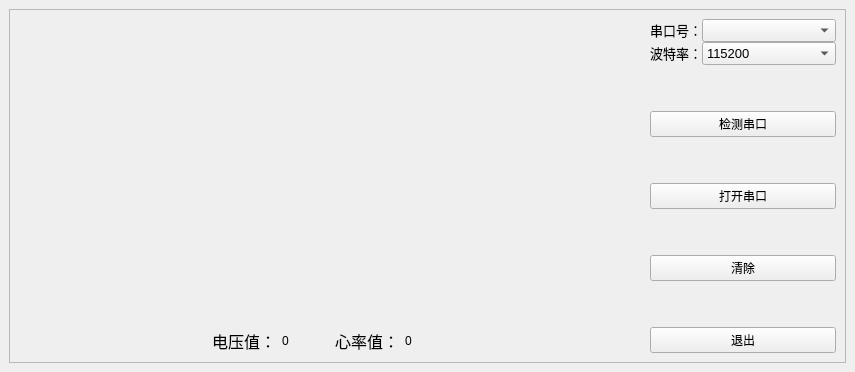
<?xml version="1.0" encoding="UTF-8"?>
<ui version="4.0">
 <class>SerialPort</class>
 <widget class="QMainWindow" name="SerialPort">
  <property name="geometry">
   <rect>
    <x>0</x>
    <y>0</y>
    <width>855</width>
    <height>372</height>
   </rect>
  </property>
  <property name="sizePolicy">
   <sizepolicy hsizetype="Fixed" vsizetype="Fixed">
    <horstretch>0</horstretch>
    <verstretch>0</verstretch>
   </sizepolicy>
  </property>
  <property name="windowTitle">
   <string>SerialPort</string>
  </property>
  <widget class="QWidget" name="centralwidget">
   <layout class="QHBoxLayout" name="horizontalLayout_7">
    <item>
     <widget class="QFrame" name="frame">
      <property name="frameShape">
       <enum>QFrame::StyledPanel</enum>
      </property>
      <property name="frameShadow">
       <enum>QFrame::Raised</enum>
      </property>
      <layout class="QHBoxLayout" name="horizontalLayout_9">
       <item>
        <layout class="QHBoxLayout" name="horizontalLayout_8">
         <item>
          <layout class="QVBoxLayout" name="verticalLayout_2">
           <item>
            <widget class="QCustomPlot" name="widget" native="true">
             <property name="sizePolicy">
              <sizepolicy hsizetype="Expanding" vsizetype="Expanding">
               <horstretch>0</horstretch>
               <verstretch>0</verstretch>
              </sizepolicy>
             </property>
             <property name="minimumSize">
              <size>
               <width>625</width>
               <height>261</height>
              </size>
             </property>
             <property name="baseSize">
              <size>
               <width>440</width>
               <height>270</height>
              </size>
             </property>
             <property name="autoFillBackground">
              <bool>false</bool>
             </property>
            </widget>
           </item>
           <item>
            <layout class="QHBoxLayout" name="horizontalLayout_6">
             <item>
              <spacer name="horizontalSpacer_3">
               <property name="orientation">
                <enum>Qt::Horizontal</enum>
               </property>
               <property name="sizeHint" stdset="0">
                <size>
                 <width>40</width>
                 <height>20</height>
                </size>
               </property>
              </spacer>
             </item>
             <item>
              <layout class="QHBoxLayout" name="horizontalLayout_5">
               <item>
                <layout class="QHBoxLayout" name="horizontalLayout_3">
                 <item>
                  <widget class="QLabel" name="label_4">
                   <property name="font">
                    <font>
                     <pointsize>12</pointsize>
                    </font>
                   </property>
                   <property name="text">
                    <string>电压值：</string>
                   </property>
                  </widget>
                 </item>
                 <item>
                  <widget class="QLabel" name="lbl_volt">
                   <property name="sizePolicy">
                    <sizepolicy hsizetype="Expanding" vsizetype="Preferred">
                     <horstretch>0</horstretch>
                     <verstretch>0</verstretch>
                    </sizepolicy>
                   </property>
                   <property name="text">
                    <string>0</string>
                   </property>
                  </widget>
                 </item>
                 <item>
                  <spacer name="horizontalSpacer_2">
                   <property name="orientation">
                    <enum>Qt::Horizontal</enum>
                   </property>
                   <property name="sizeHint" stdset="0">
                    <size>
                     <width>40</width>
                     <height>20</height>
                    </size>
                   </property>
                  </spacer>
                 </item>
                </layout>
               </item>
               <item>
                <layout class="QHBoxLayout" name="horizontalLayout_4">
                 <item>
                  <widget class="QLabel" name="label_3">
                   <property name="font">
                    <font>
                     <pointsize>12</pointsize>
                    </font>
                   </property>
                   <property name="text">
                    <string>心率值：</string>
                   </property>
                  </widget>
                 </item>
                 <item>
                  <widget class="QLabel" name="lbl_pulse">
                   <property name="sizePolicy">
                    <sizepolicy hsizetype="Expanding" vsizetype="Preferred">
                     <horstretch>0</horstretch>
                     <verstretch>0</verstretch>
                    </sizepolicy>
                   </property>
                   <property name="text">
                    <string>0</string>
                   </property>
                  </widget>
                 </item>
                 <item>
                  <spacer name="horizontalSpacer">
                   <property name="orientation">
                    <enum>Qt::Horizontal</enum>
                   </property>
                   <property name="sizeHint" stdset="0">
                    <size>
                     <width>40</width>
                     <height>20</height>
                    </size>
                   </property>
                  </spacer>
                 </item>
                </layout>
               </item>
              </layout>
             </item>
             <item>
              <spacer name="horizontalSpacer_4">
               <property name="orientation">
                <enum>Qt::Horizontal</enum>
               </property>
               <property name="sizeHint" stdset="0">
                <size>
                 <width>40</width>
                 <height>20</height>
                </size>
               </property>
              </spacer>
             </item>
            </layout>
           </item>
          </layout>
         </item>
         <item>
          <layout class="QVBoxLayout" name="verticalLayout">
           <property name="spacing">
            <number>0</number>
           </property>
           <item>
            <layout class="QHBoxLayout" name="horizontalLayout">
             <item>
              <widget class="QLabel" name="label">
               <property name="sizePolicy">
                <sizepolicy hsizetype="Fixed" vsizetype="Fixed">
                 <horstretch>0</horstretch>
                 <verstretch>0</verstretch>
                </sizepolicy>
               </property>
               <property name="font">
                <font>
                 <pointsize>10</pointsize>
                </font>
               </property>
               <property name="text">
                <string>串口号：</string>
               </property>
              </widget>
             </item>
             <item>
              <widget class="QComboBox" name="portnameBox">
               <property name="font">
                <font>
                 <pointsize>10</pointsize>
                </font>
               </property>
              </widget>
             </item>
            </layout>
           </item>
           <item>
            <layout class="QHBoxLayout" name="horizontalLayout_2">
             <item>
              <widget class="QLabel" name="label_2">
               <property name="sizePolicy">
                <sizepolicy hsizetype="Fixed" vsizetype="Fixed">
                 <horstretch>0</horstretch>
                 <verstretch>0</verstretch>
                </sizepolicy>
               </property>
               <property name="font">
                <font>
                 <pointsize>10</pointsize>
                </font>
               </property>
               <property name="text">
                <string>波特率：</string>
               </property>
              </widget>
             </item>
             <item>
              <widget class="QComboBox" name="baudrateBox">
               <property name="sizePolicy">
                <sizepolicy hsizetype="Expanding" vsizetype="Fixed">
                 <horstretch>0</horstretch>
                 <verstretch>0</verstretch>
                </sizepolicy>
               </property>
               <property name="font">
                <font>
                 <pointsize>10</pointsize>
                </font>
               </property>
               <property name="currentIndex">
                <number>2</number>
               </property>
               <item>
                <property name="text">
                 <string>1200</string>
                </property>
               </item>
               <item>
                <property name="text">
                 <string>9600</string>
                </property>
               </item>
               <item>
                <property name="text">
                 <string>115200</string>
                </property>
               </item>
               <item>
                <property name="text">
                 <string>921600</string>
                </property>
               </item>
              </widget>
             </item>
            </layout>
           </item>
           <item>
            <spacer name="verticalSpacer">
             <property name="orientation">
              <enum>Qt::Vertical</enum>
             </property>
             <property name="sizeHint" stdset="0">
              <size>
               <width>20</width>
               <height>40</height>
              </size>
             </property>
            </spacer>
           </item>
           <item>
            <widget class="QPushButton" name="btn_checkport">
             <property name="sizePolicy">
              <sizepolicy hsizetype="Expanding" vsizetype="Fixed">
               <horstretch>0</horstretch>
               <verstretch>0</verstretch>
              </sizepolicy>
             </property>
             <property name="text">
              <string>检测串口</string>
             </property>
            </widget>
           </item>
           <item>
            <spacer name="verticalSpacer_2">
             <property name="orientation">
              <enum>Qt::Vertical</enum>
             </property>
             <property name="sizeHint" stdset="0">
              <size>
               <width>20</width>
               <height>40</height>
              </size>
             </property>
            </spacer>
           </item>
           <item>
            <widget class="QPushButton" name="btn_openport">
             <property name="sizePolicy">
              <sizepolicy hsizetype="Expanding" vsizetype="Fixed">
               <horstretch>0</horstretch>
               <verstretch>0</verstretch>
              </sizepolicy>
             </property>
             <property name="text">
              <string>打开串口</string>
             </property>
            </widget>
           </item>
           <item>
            <spacer name="verticalSpacer_3">
             <property name="orientation">
              <enum>Qt::Vertical</enum>
             </property>
             <property name="sizeHint" stdset="0">
              <size>
               <width>20</width>
               <height>40</height>
              </size>
             </property>
            </spacer>
           </item>
           <item>
            <widget class="QPushButton" name="btn_clear">
             <property name="text">
              <string>清除</string>
             </property>
            </widget>
           </item>
           <item>
            <spacer name="verticalSpacer_4">
             <property name="orientation">
              <enum>Qt::Vertical</enum>
             </property>
             <property name="sizeHint" stdset="0">
              <size>
               <width>20</width>
               <height>40</height>
              </size>
             </property>
            </spacer>
           </item>
           <item>
            <widget class="QPushButton" name="btn_close">
             <property name="text">
              <string>退出</string>
             </property>
            </widget>
           </item>
          </layout>
         </item>
        </layout>
       </item>
      </layout>
     </widget>
    </item>
   </layout>
  </widget>
 </widget>
 <customwidgets>
  <customwidget>
   <class>QCustomPlot</class>
   <extends>QWidget</extends>
   <header location="global">qcustomplot.h</header>
   <container>1</container>
  </customwidget>
 </customwidgets>
 <resources/>
 <connections/>
</ui>
